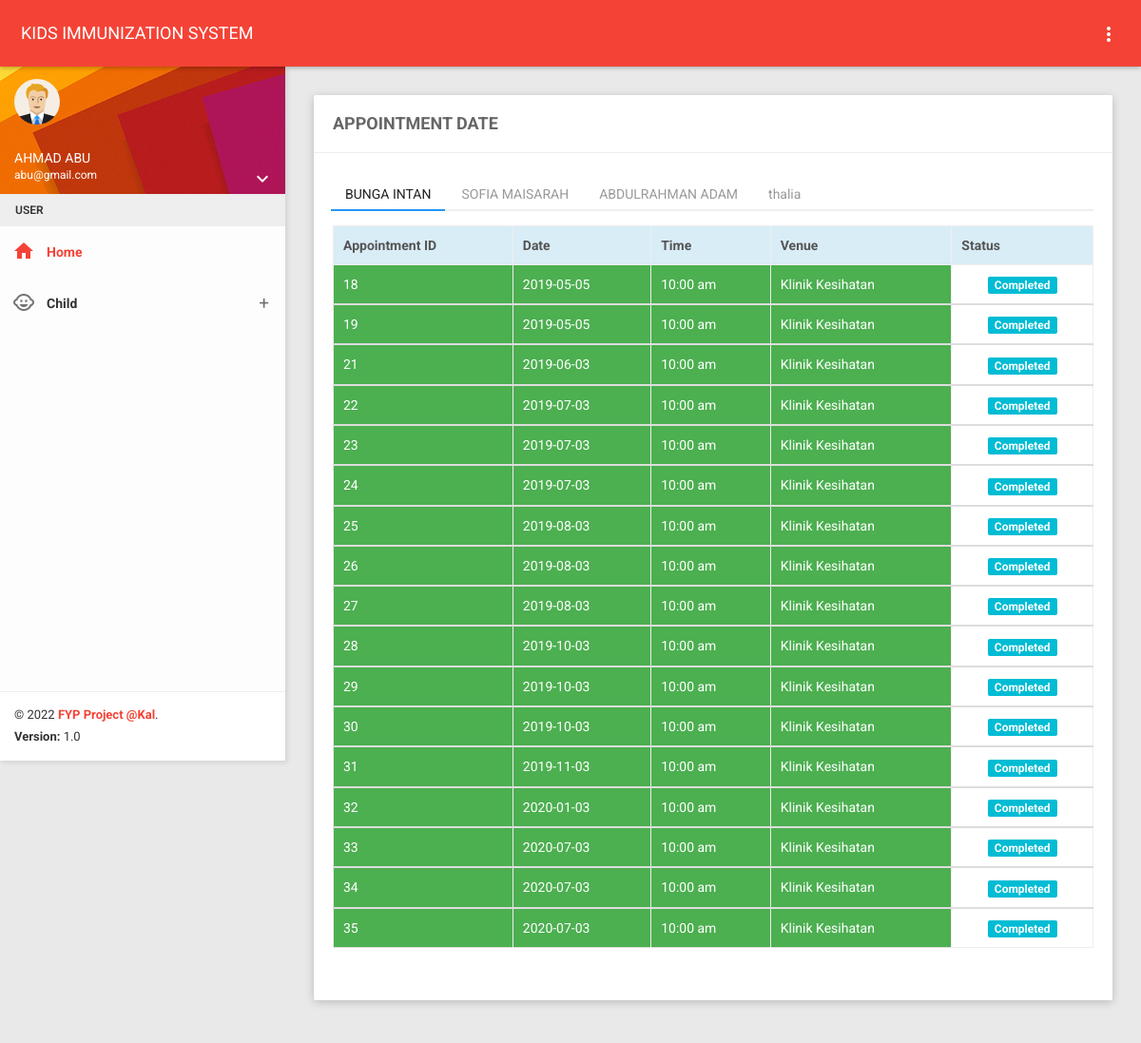
Screenshot of /home.php?action=appointment_date (signed in) with the database file from the repository.
### tables this page shows
CREATE TABLE `parents` (
  `parentsIC` varchar(12) NOT NULL,
  `parentsName` varchar(255) NOT NULL,
  `parentsGender` varchar(6) NOT NULL,
  `parentsPhoneNum` varchar(12) NOT NULL,
  `parentsEmail` varchar(255) NOT NULL,
  `parentsPassword` varchar(20) NOT NULL,
  `parentsAddress` varchar(255) NOT NULL
);

CREATE TABLE `child` (
  `childIC` varchar(12) NOT NULL,
  `childName` varchar(255) NOT NULL,
  `childBirthDate` date NOT NULL,
  `childGender` varchar(20) NOT NULL,
  `parentsIC` varchar(12) DEFAULT NULL
);

CREATE TABLE `appointment` (
  `appointmentID` int(255) NOT NULL,
  `appointmentDate` date NOT NULL,
  `appointmentTime` time(4) NOT NULL,
  `appointmentVenue` varchar(255) NOT NULL,
  `childIC` varchar(12) NOT NULL,
  `appointmentStatus` varchar(100) NOT NULL DEFAULT 'incomplete',
  `nextVaccine` varchar(10) NOT NULL
);

### appointment_date_ii.php (the view, shortened to what this page needs)
<?php
include('connection.php');
$session = $_SESSION['User'];
$tab_query = "SELECT * FROM child WHERE parentsIC = '$session' ";
$tab_result = mysqli_query($con, $tab_query);
$tab_menu = '';
$tab_content = '';
$i = 0;
while ($row = mysqli_fetch_array($tab_result)) {
    if ($i == 0) {
        $tab_menu .= '
   <li class="active"><a href="#' . $row["childIC"] . '" data-toggle="tab">' . $row["childName"] . '</a></li>
  ';
        $tab_content .= '
   <div id="' . $row["childIC"] . '" class="tab-pane fade in active">
  ';
    } else {
        $tab_menu .= '
   <li><a href="#' . $row["childIC"] . '" data-toggle="tab">' . $row["childName"] . '</a></li>
  ';
        $tab_content .= '
   <div id="' . $row["childIC"] . '" class="tab-pane fade">
  ';
    }
    $appt_query = "SELECT * FROM child,appointment WHERE child.childIC = appointment.childIC and child.childIC = '" . $row["childIC"] . "' ";
    $appt_result = mysqli_query($con, $appt_query);
    $tab_content .= '
 <table class="table table-bordered">
            <thead>
                <tr class="bg-info">
                    <th scope="col">Appointment ID</th>
                    <th scope="col">Date</th>
                    <th scope="col">Time</th>
                    <th scope="col">Venue</th>
                    <th scope="col">Status</th>
                </tr>
            </thead>';
    while ($appt_row = mysqli_fetch_array($appt_result)) {
        $apptid = $appt_row['appointmentID'];
        $timeformat = date("g:i a", strtotime($appt_row['appointmentTime']));
        if ($apptid == NULL) {
            $tab_content .= "no upcoming appointment";
        } else {
            if ($appt_row['appointmentStatus'] == "incomplete") {
                $tab_content .= '
	            <tbody>
					<tr>
						<td class="bg-red">' . $appt_row['appointmentID'] . '</td>
						<td class="bg-red">' . $appt_row['appointmentDate'] . '</td>
						<td class="bg-red">' . $timeformat . '</td>
						<td class="bg-red">' . $appt_row['appointmentVenue'] . '</td>
                        <td style="text-align: center;"> <span class="badge bg-cyan">Incomplete</span> </td>
					</tr>
				</tbody>
	            ';
            } else if ($appt_row['appointmentStatus'] == "complete") {
                $tab_content .= '
	            <tbody>
					<tr>
						<td class="bg-green">' . $appt_row['appointmentID'] . '</td>
						<td class="bg-green">' . $appt_row['appointmentDate'] . '</td>
						<td class="bg-green">' . $timeformat . '</td>
						<td class="bg-green">' . $appt_row['appointmentVenue'] . '</td>
                        <td style="text-align: center;"> <span class="badge bg-cyan">Completed</span> </td>
					</tr>
				</tbody>
	            ';
            }
        }
    }
    $tab_content .= '</table></div>';
    $i++;
}
?>
<div class="row">
    <div class="col-lg-12 col-md-12 col-sm-12 col-xs-12">
        <div class="card">
            <div class="header">
                <h2>
                    <strong>APPOINTMENT DATE</strong>
                </h2>
            </div>
            <div class="body">
                <ul class="nav nav-tabs tab-nav-right" role="tablist">
                    <?php echo $tab_menu ?>
                </ul>
                <div class="tab-content">
                    <?php echo $tab_content ?>
                </div>
            </div>
        </div>
    </div>
</div>

### home.php (shortened to what this page needs)
<?php
include("connection.php");
$session=$_SESSION['User'];
$query="SELECT * FROM parents WHERE parentsIC = '$session'";
$result=mysqli_query($con, $query);
$row = mysqli_fetch_assoc($result);
$name = $row['parentsName'];
$email = $row['parentsEmail'];
?>
<!DOCTYPE html>
<html>
<head>
    <link href="plugins/bootstrap/css/bootstrap.css" rel="stylesheet">
    <link href="plugins/node-waves/waves.css" rel="stylesheet" />
    <link href="plugins/animate-css/animate.css" rel="stylesheet" />
    <link href="css/style.css" rel="stylesheet">
    <link href="css/themes/all-themes.css" rel="stylesheet" />
</head>
<body class="theme-red">
    <nav class="navbar">
        <div class="container-fluid">
            <div class="navbar-header">
                <a class="navbar-brand" href="home.php">KIDS IMMUNIZATION SYSTEM</a>
            </div>
            <div class="collapse navbar-collapse" id="navbar-collapse">
                <ul class="nav navbar-nav navbar-right">
                    <li class="pull-right"><a href="javascript:void(0);" class="js-right-sidebar" data-close="true"><i class="material-icons">more_vert</i></a></li>
                </ul>
            </div>
        </div>
    </nav>
    <section>
        <aside id="leftsidebar" class="sidebar">
            <div class="user-info">
                <div class="image">
                    <img src="images/user.png" width="48" height="48" alt="User" />
                </div>
                <div class="info-container">
                    <div class="name" data-toggle="dropdown" aria-haspopup="true" aria-expanded="false"><?php echo $name ?></div>
                    <div class="email"><?php echo $email ?></div>
                    <div class="btn-group user-helper-dropdown">
                        <i class="material-icons" data-toggle="dropdown" aria-haspopup="true" aria-expanded="true">keyboard_arrow_down</i>
                    </div>
                </div>
            </div>
               <?php include 'menu.php';?>
            <div class="legal">
                <div class="copyright">
                    &copy; 2022 <a href="javascript:void(0);">FYP Project @Kal</a>.
                </div>
                <div class="version">
                    <b>Version: </b> 1.0
                </div>
            </div>
        </aside>
    </section>
    <section class="content">
        <div class="container-fluid">
          <div class="block-header">
            <?php include 'include.php';?>
            </div>
        </div>
    </section>
</body>
</html>

### css/themes/all-themes.css (style rules this page uses)
.theme-red .navbar-brand { color: #fff; }
.theme-red .nav > li > a { color: #fff; }
.theme-red .sidebar .legal { background-color: #fff; }
.theme-red .sidebar .legal .copyright a { color: #F44336 !important; }

### rows the page displays
parents: parentsName "AHMAD ABU", parentsEmail "abu@gmail.com"
child: childName "BUNGA INTAN"
child: childName "SOFIA MAISARAH"
child: childName "ABDULRAHMAN ADAM"
child: childName "thalia"
appointment: appointmentID "18", appointmentDate "2019-05-05", appointmentTime "10:00 am", appointmentVenue "Klinik Kesihatan"
appointment: appointmentID "19", appointmentDate "2019-05-05", appointmentTime "10:00 am", appointmentVenue "Klinik Kesihatan"
appointment: appointmentID "21", appointmentDate "2019-06-03", appointmentTime "10:00 am", appointmentVenue "Klinik Kesihatan"
appointment: appointmentID "22", appointmentDate "2019-07-03", appointmentTime "10:00 am", appointmentVenue "Klinik Kesihatan"
appointment: appointmentID "23", appointmentDate "2019-07-03", appointmentTime "10:00 am", appointmentVenue "Klinik Kesihatan"
appointment: appointmentID "24", appointmentDate "2019-07-03", appointmentTime "10:00 am", appointmentVenue "Klinik Kesihatan"
appointment: appointmentID "25", appointmentDate "2019-08-03", appointmentTime "10:00 am", appointmentVenue "Klinik Kesihatan"
appointment: appointmentID "26", appointmentDate "2019-08-03", appointmentTime "10:00 am", appointmentVenue "Klinik Kesihatan"
appointment: appointmentID "27", appointmentDate "2019-08-03", appointmentTime "10:00 am", appointmentVenue "Klinik Kesihatan"
appointment: appointmentID "28", appointmentDate "2019-10-03", appointmentTime "10:00 am", appointmentVenue "Klinik Kesihatan"
appointment: appointmentID "29", appointmentDate "2019-10-03", appointmentTime "10:00 am", appointmentVenue "Klinik Kesihatan"
appointment: appointmentID "30", appointmentDate "2019-10-03", appointmentTime "10:00 am", appointmentVenue "Klinik Kesihatan"
appointment: appointmentID "31", appointmentDate "2019-11-03", appointmentTime "10:00 am", appointmentVenue "Klinik Kesihatan"
appointment: appointmentID "32", appointmentDate "2020-01-03", appointmentTime "10:00 am", appointmentVenue "Klinik Kesihatan"
appointment: appointmentID "33", appointmentDate "2020-07-03", appointmentTime "10:00 am", appointmentVenue "Klinik Kesihatan"
appointment: appointmentID "34", appointmentDate "2020-07-03", appointmentTime "10:00 am", appointmentVenue "Klinik Kesihatan"
appointment: appointmentID "35", appointmentDate "2020-07-03", appointmentTime "10:00 am", appointmentVenue "Klinik Kesihatan"
